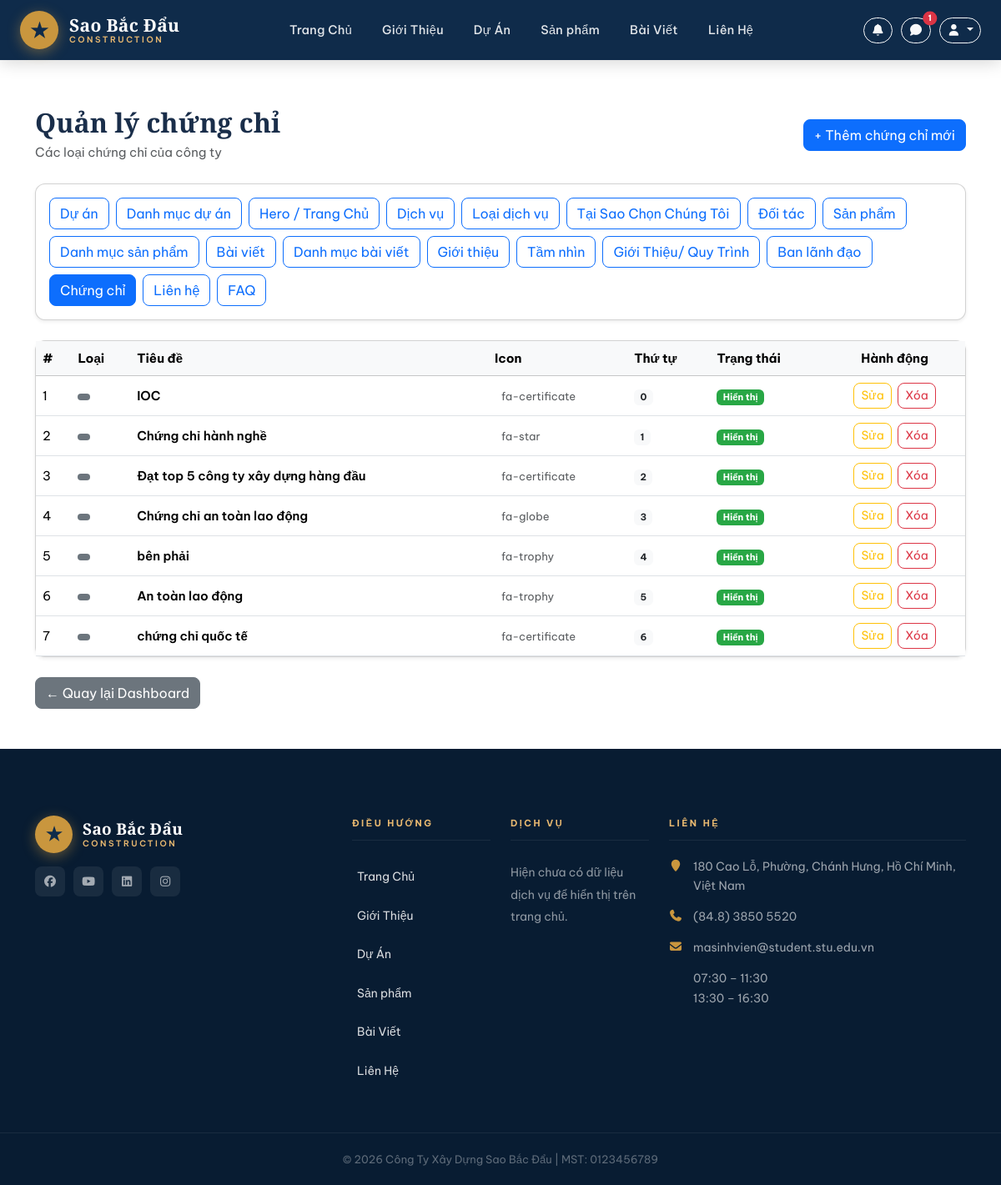
Screenshot of /certificates/ (signed in) with the database file from the repository.
### home/models.py (models this page shows, shortened)
class Certificate(models.Model):
    ICON_CHOICES = [
        ("fa-certificate", "Giấy chứng nhận"),
        ("fa-shield", "Shield"),
        ("fa-leaf", "Leaf"),
        ("fa-building-o", "Building"),
        ("fa-trophy", "Trophy"),
        ("fa-star", "Star"),
        ("fa-check-circle", "Check Circle"),
        ("fa-globe", "Globe"),
    ]
    title = models.CharField(max_length=300, verbose_name="Tiêu đề")
    description = models.TextField(verbose_name="Mô tả")
    icon = models.CharField(
        max_length=50,
        choices=ICON_CHOICES,
        default="fa-certificate",
        verbose_name="Icon",
    )
    image = models.ImageField(
        upload_to="certificates/",
        blank=True,
        null=True,
        verbose_name="Hình ảnh chứng chỉ",
    )
    order = models.PositiveIntegerField(default=0, verbose_name="Thứ tự")
    is_active = models.BooleanField(default=True, verbose_name="Hiển thị")
    created_at = models.DateTimeField(auto_now_add=True)
    class Meta:
        ordering = ["order", "created_at"]

class ContactInfo(models.Model):
    branch_name = models.CharField(
        max_length=150, verbose_name="Tên chi nhánh / văn phòng"
    )
    address = models.TextField(verbose_name="Địa chỉ")
    phone = models.CharField(max_length=50, verbose_name="Số điện thoại")
    fax = models.CharField(max_length=50, blank=True, verbose_name="Fax")
    email = models.EmailField(blank=True, verbose_name="Email")
    working_hours = models.CharField(
        max_length=255, blank=True, verbose_name="Giờ làm việc"
    )
    map_embed_url = models.URLField(blank=True, verbose_name="Link Google Maps Embed")
    facebook_url = models.URLField(blank=True, verbose_name="Facebook URL")
    youtube_url = models.URLField(blank=True, verbose_name="YouTube URL")
    linkedin_url = models.URLField(blank=True, verbose_name="LinkedIn URL")
    instagram_url = models.URLField(blank=True, verbose_name="Instagram URL")
    order = models.PositiveIntegerField(default=0, verbose_name="Thứ tự hiển thị")
    is_active = models.BooleanField(default=True, verbose_name="Hiển thị")
    created_at = models.DateTimeField(auto_now_add=True)
    class Meta:
        ordering = ["order", "created_at"]

### home/views.py (the view)
# urls.py: path("certificates/", views.certificate_list, name="certificate_list"),
@staff_required
def certificate_list(request):
    certs = Certificate.objects.all()
    return render(request, "home/about_certificate_list.html", {"certs": certs})

### home/context_processors.py (called while the page is built)
def site_contact(request):
    contact = (
        ContactInfo.objects.filter(is_active=True)
        .order_by("order", "created_at")
        .first()
    )
    unread_notifications_count = 0
    recent_notifications = []
    if request.user.is_authenticated:
        unread_notifications_count = Notification.objects.filter(
            user=request.user,
            is_read=False,
        ).count()
        recent_notifications = Notification.objects.filter(user=request.user)[:5]
    consultations_unfinished = Consultation.objects.exclude(status="done").count()
    return {
        "site_contact": contact,
        "unread_notifications_count": unread_notifications_count,
        "recent_notifications": recent_notifications,
        "consultations_unfinished": consultations_unfinished,
    }

### home/views.py (called while the page is built)
def staff_required(view_func):
    @wraps(view_func)
    def _wrapped(request, *args, **kwargs):
        if not request.user.is_authenticated:
            return redirect(f"/login/?next={request.path}")
        if request.user.is_staff or request.user.is_superuser:
            return view_func(request, *args, **kwargs)
        messages.warning(request, "Bạn không có quyền truy cập trang quản lý.")
        return redirect("home")
    return _wrapped

### templates/home/about_certificate_list.html (shortened to what this page needs)
{% extends 'base.html' %}
{% block content %}
<div class="container py-5" style="margin-top: 80px">
  <div class="d-flex justify-content-between align-items-center mb-4 flex-wrap gap-2">
    <div>
      <h2 class="fw-bold mb-1">Quản lý chứng chỉ</h2>
      <p class="text-muted mb-0">Các loại chứng chỉ của công ty</p>
    </div>
    <div class="d-flex gap-2 flex-wrap">
      <a href="{% url 'certificate_add' %}" class="btn btn-primary">
        + Thêm chứng chỉ mới
      </a>
    </div>
  </div>
  <div class="card shadow-sm mb-4">
    <div class="card-body d-flex flex-wrap gap-2">
      <a href="{% url 'dashboard' %}" class="btn btn-outline-primary">Dự án</a>
      <a href="{% url 'project_category_list' %}" class="btn btn-outline-primary">Danh mục dự án</a>
      <a href="{% url 'hero_edit' %}" class="btn btn-outline-primary">Hero / Trang Chủ</a>
      <a href="{% url 'service_list' %}" class="btn btn-outline-primary">Dịch vụ</a>
      <a href="{% url 'service_type_list' %}" class="btn btn-outline-primary">Loại dịch vụ</a>
      <a href="{% url 'why_choose_item_list' %}" class="btn btn-outline-primary">Tại Sao Chọn Chúng Tôi</a>
      <a href="{% url 'partner_list' %}" class="btn btn-outline-primary">Đối tác</a>
      <a href="{% url 'product_list' %}" class="btn btn-outline-primary">Sản phẩm</a>
      <a href="{% url 'product_category_list' %}" class="btn btn-outline-primary">Danh mục sản phẩm</a>
      <a href="{% url 'post_list' %}" class="btn btn-outline-primary">Bài viết</a>
      <a href="{% url 'post_category_list' %}" class="btn btn-outline-primary">Danh mục bài viết</a>
      <a href="{% url 'about_intro_edit' %}" class="btn btn-outline-primary">Giới thiệu</a>
      <a href="{% url 'statement_list' %}" class="btn btn-outline-primary">Tầm nhìn</a>
      <a href="{% url 'about_video_tour_edit' %}" class="btn btn-outline-primary">Giới Thiệu/ Quy Trình</a>
      <a href="{% url 'leadership_list' %}" class="btn btn-outline-primary">Ban lãnh đạo</a>
      <a href="{% url 'certificate_list' %}" class="btn btn-outline-primary active">Chứng chỉ</a>
      <a href="{% url 'contact_info_list' %}" class="btn btn-outline-primary">Liên hệ</a>
      <a href="{% url 'faq_list' %}" class="btn btn-outline-primary">FAQ</a>
    </div>
  </div>
  <div class="card shadow-sm">
    <div class="card-body p-0">
      <table class="table align-middle mb-0">
        <thead class="table-light">
          <tr>
            <th>#</th>
            <th>Loại</th>
            <th>Tiêu đề</th>
            <th>Icon</th>
            <th>Thứ tự</th>
            <th>Trạng thái</th>
            <th class="text-center">Hành động</th>
          </tr>
        </thead>
        <tbody>
          {% for certificate in certs %}
          <tr>
            <td>{{ forloop.counter }}</td>
            <td>
              <span class="badge bg-secondary">
              </span>
            </td>
            <td class="fw-semibold">
              {{ certificate.title }}
            </td>
            <td>
              <div class="d-flex align-items-center gap-2">
                <small class="text-muted">
                  {{ certificate.icon|default:"(mặc định)" }}
                </small>
              </div>
            </td>
            <td>
              <span class="badge bg-light text-dark">
                {{ certificate.order }}
              </span>
            </td>
            <td>
              {% if certificate.is_active %}
              <span class="badge badge-active">Hiển thị</span>
              {% else %}
              <span class="badge badge-inactive">Ẩn</span>
              {% endif %}
            </td>
            <td class="text-center">
              <a href="{% url 'certificate_edit' certificate.id %}"
                class="btn btn-sm btn-outline-warning me-1">
                Sửa
              </a>
              <a href="{% url 'certificate_delete' certificate.id %}"
                class="btn btn-sm btn-outline-danger"
                onclick="return confirm('Xóa chứng chỉ này?');">
                Xóa
              </a>
            </td>
          </tr>
          {% empty %}
          <tr>
            <td colspan="7" class="text-center text-muted py-4">
              Chưa có chứng chỉ nào
            </td>
          </tr>
          {% endfor %}
        </tbody>
      </table>
    </div>
  </div>
  <div class="mt-4">
    <a href="{% url 'dashboard' %}" class="btn btn-secondary">
      ← Quay lại Dashboard
    </a>
  </div>
</div>
{% endblock %}

### templates/base.html (shortened to what this page needs)
<!doctype html>
<html lang="vi">
  {% load static %}
  <head>
    <link
      rel="stylesheet"
      href="{% static 'vendor/bootstrap/css/bootstrap.min.css' %}"
    />
    <link
      rel="stylesheet"
      href="https://cdn.jsdelivr.net/npm/@fortawesome/fontawesome-free@7.2.0/css/all.min.css"
    />
    <link
      rel="stylesheet"
      href="{% static 'vendor/animate/animate.min.css' %}"
    />
    <link rel="stylesheet" href="{% static 'css/style.css' %}" />
    <link rel="stylesheet" href="{% static 'css/home.css' %}" />
    <link rel="stylesheet" href="{% static 'css/about.css' %}" />
    <link rel="stylesheet" href="{% static 'css/contact.css' %}" />
  </head>
  <body>
    <header
      class="site-navbar js-sticky-header site-navbar-target"
      role="banner"
    >
      <div class="container">
        <div class="navbar-inner">
          <div class="site-logo">
            <a href="{% url 'home' %}">
              <div class="logo-icon">★</div>
              <div class="logo-text">
                <span>Sao Bắc Đẩu</span>
                <span>Construction</span>
              </div>
            </a>
          </div>
          <nav class="site-navigation d-none d-xl-block">
            <ul class="site-menu">
              <li><a href="{% url 'home' %}" class="nav-link">Trang Chủ</a></li>
              <li>
                <a href="{% url 'about' %}" class="nav-link">Giới Thiệu</a>
              </li>
              <li><a href="{% url 'project' %}" class="nav-link">Dự Án</a></li>
              <li>
                <a href="{% url 'product' %}" class="nav-link">Sản phẩm</a>
              </li>
              <li><a href="{% url 'post' %}" class="nav-link">Bài Viết</a></li>
              <li>
                <a href="{% url 'contact' %}" class="nav-link">Liên Hệ</a>
              </li>
            </ul>
          </nav>
          <div class="nav-actions d-none d-xl-flex align-items-center" style="gap: 10px;">
            <a
              href="{% url 'notifications' %}"
              class="btn btn-sm btn-outline-light position-relative"
              title="Thông báo"
            >
              <i class="fa fa-bell"></i>
            </a>
            {% if user.is_authenticated %}
              {% if user.is_staff %}
              <a
                href="{% url 'consultation_list' %}"
                class="btn btn-sm btn-outline-light position-relative"
                title="Tư vấn"
              >
                <i class="fa fa-comment"></i>
                {% if consultations_unfinished %}
                <span
                  class="badge bg-danger position-absolute top-0 start-100 translate-middle rounded-pill"
                  style="font-size: 10px;"
                >
                  {{ consultations_unfinished }}
                </span>
                {% endif %}
              </a>
              {% endif %}
              <div class="dropdown">
                <button
                  class="btn btn-sm btn-outline-light dropdown-toggle"
                  data-bs-toggle="dropdown"
                  aria-expanded="false"
                  title="Tài khoản"
                >
                  <i class="fa fa-user"></i>
                </button>
              </div>
            {% endif %}
          </div>
        </div>
      </div>
    </header>
    {% block content %} {% endblock %}
    <footer class="footer-area">
      <div class="container">
        <div class="row gy-4">
          <div class="col-lg-4 col-md-6">
            <div class="footer-logo-wrap mb-3">
              <a
                href="{% url 'home' %}"
                style="
                  display: flex;
                  align-items: center;
                  gap: 12px;
                  text-decoration: none;
                "
              >
                <div
                  class="logo-icon"
                  style="width: 45px; height: 45px; font-size: 22px"
                >
                  ★
                </div>
                <div class="logo-text">
                  <span>Sao Bắc Đẩu</span>
                  <span>Construction</span>
                </div>
              </a>
            </div>
            <div class="footer-social">
              {% if site_contact and site_contact.facebook_url %}
              <a
                href="{{ site_contact.facebook_url }}"
                target="_blank"
                rel="noopener noreferrer"
              >
                <i class="fab fa-facebook"></i>
              </a>
              {% endif %} {% if site_contact and site_contact.youtube_url %}
              <a
                href="{{ site_contact.youtube_url }}"
                target="_blank"
                rel="noopener noreferrer"
              >
                <i class="fab fa-youtube"></i>
              </a>
              {% endif %} {% if site_contact and site_contact.linkedin_url %}
              <a
                href="{{ site_contact.linkedin_url }}"
                target="_blank"
                rel="noopener noreferrer"
              >
                <i class="fab fa-linkedin"></i>
              </a>
              {% endif %} {% if site_contact and site_contact.instagram_url %}
              <a
                href="{{ site_contact.instagram_url }}"
                target="_blank"
                rel="noopener noreferrer"
              >
                <i class="fab fa-instagram"></i>
              </a>
              {% endif %}
            </div>
          </div>
          <div class="col-lg-2 col-md-6">
            <div class="footer-heading">Điều Hướng</div>
            <ul class="footer-links">
              <li><a href="{% url 'home' %}">Trang Chủ</a></li>
              <li><a href="{% url 'about' %}">Giới Thiệu</a></li>
              <li><a href="{% url 'project' %}">Dự Án</a></li>
              <li><a href="{% url 'product' %}">Sản phẩm</a></li>
              <li><a href="{% url 'post' %}">Bài Viết</a></li>
              <li><a href="{% url 'contact' %}">Liên Hệ</a></li>
            </ul>
          </div>
          <div class="col-lg-2 col-md-6">
            <div class="footer-heading">Dịch Vụ</div>
            <ul class="footer-links">
          {% for service in services %}
          <li><a href="#">{{ service.title }}</a></li>
          {% empty %}
              <li>Hiện chưa có dữ liệu dịch vụ để hiển thị trên trang chủ.</li>
          {% endfor %}
            </ul>
          </div>
          <div class="col-lg-4 col-md-6">
            <div class="footer-heading">Liên Hệ</div>
            <ul class="footer-contact-info">
              {% if site_contact %}
              <li>
                <i class="fa fa-map-marker"></i>
                {{ site_contact.address|linebreaksbr }}
              </li>
              <li>
                <i class="fa fa-phone"></i>
                {{ site_contact.phone }}
              </li>
              <li>
                <i class="fa fa-envelope"></i>
                {{ site_contact.email|default:"Chưa cập nhật" }}
              </li>
              <li>
                {{ site_contact.working_hours|default:"Chưa cập nhật giờ làm việc"|linebreaksbr }}
              </li>
              {% else %}
              <li><i class="fa fa-map-marker"></i> Chưa cập nhật địa chỉ</li>
              <li><i class="fa fa-phone"></i> Chưa cập nhật số điện thoại</li>
              <li><i class="fa fa-envelope"></i> Chưa cập nhật email</li>
              <li><i class="fa fa-clock-o"></i> Chưa cập nhật giờ làm việc</li>
              {% endif %}
            </ul>
          </div>
        </div>
      </div>
      <div class="footer-bottom">
        <div class="container text-center">
          <p>© 2026 Công Ty Xây Dựng Sao Bắc Đẩu | MST: 0123456789</p>
        </div>
      </div>
    </footer>
  </body>
</html>

### templates/home/about_certificate_list.html (style rules this page uses)
.badge-active { background: #28a745; }
.card { border-radius: 12px; }
.btn { border-radius: 8px; }

### rows the page displays
Certificate: title "IOC", icon "fa-certificate", order "0", is_active "Hiển thị"
Certificate: title "Chứng chỉ hành nghề", icon "fa-star", order "1", is_active "Hiển thị"
Certificate: title "Đạt top 5 công ty xây dựng hàng đầu", icon "fa-certificate", order "2", is_active "Hiển thị"
Certificate: title "Chứng chỉ an toàn lao động", icon "fa-globe", order "3", is_active "Hiển thị"
Certificate: title "bên phải", icon "fa-trophy", order "4", is_active "Hiển thị"
Certificate: title "An toàn lao động", icon "fa-trophy", order "5", is_active "Hiển thị"
Certificate: title "chứng chỉ quốc tế", icon "fa-certificate", order "6", is_active "Hiển thị"
ContactInfo: address "180 Cao Lỗ, Phường, Chánh Hưng, Hồ Chí Minh, Việt Nam", phone "(84.8) 3850 5520", email "masinhvien@student.stu.edu.vn", working_hours "07:30 – 11:30 13:30 – 16:30"

### other values shown
{{ consultations_unfinished }} "1"
